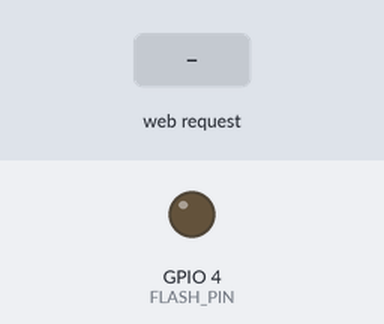
A sketch run on a simulated ESP32. Parts: output pins drawn as LEDs (lit = HIGH). Inputs (shaded band) come from the test bench. WiFi joins after 1.5 s; servers stay silent unless stated; storage starts empty; EEPROM starts erased; the camera gives no picture; what the sketch prints to the serial monitor is not drawn.

Above: at 3.1 s.
3.2 s: HTTP request GET /capture received
At 3.26 s:
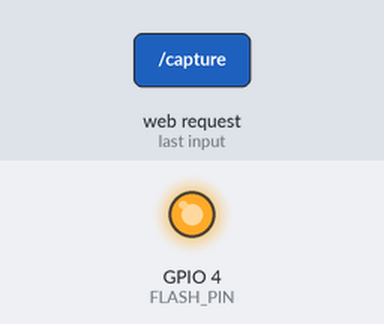
4.8 s: HTTP request GET /stream received
Timing chart, 0 to 7.8 s (numbered marks = the images above; inputs shaded):
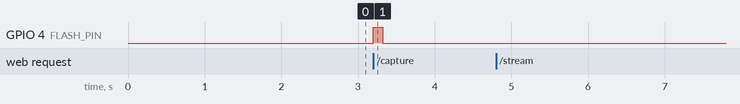

The sketch:

stream_sd.ino
```cpp
#include "esp_camera.h"
#include <WiFi.h>
#include <WebServer.h>
#include "FS.h"                // File system
#include "SD_MMC.h"            // SD card (MMC interface)
#include <Preferences.h>       // Persistent storage for picture counter

/* WiFi credentials */
#define WIFI_SSID "Realme 8 5G"
#define WIFI_PASS "0987654321"

/* Web server on port 80 */
WebServer server(80);

/* Flash LED pin */
#define FLASH_PIN 4

/* Camera pins - AI Thinker ESP32-CAM */
#define PWDN_GPIO_NUM     32
#define RESET_GPIO_NUM    -1
#define XCLK_GPIO_NUM      0
#define SIOD_GPIO_NUM     26
#define SIOC_GPIO_NUM     27
#define Y9_GPIO_NUM       35
#define Y8_GPIO_NUM       34
#define Y7_GPIO_NUM       39
#define Y6_GPIO_NUM       36
#define Y5_GPIO_NUM       21
#define Y4_GPIO_NUM       19
#define Y3_GPIO_NUM       18
#define Y2_GPIO_NUM        5
#define VSYNC_GPIO_NUM    25
#define HREF_GPIO_NUM     23
#define PCLK_GPIO_NUM     22

/* Global variables */
Preferences prefs;
unsigned long pictureNumber = 0;  // Counter for saved photos

/* ================= HTML UI ================= */
String getHTML() {
  return R"rawliteral(
<!DOCTYPE html>
<html>
<head>
<meta name="viewport" content="width=device-width, initial-scale=1">
<style>
body{margin:0;font-family:'Segoe UI',sans-serif;background:linear-gradient(135deg,#0f2027,#203a43,#2c5364);color:white;text-align:center;}
.card{background:rgba(255,255,255,0.05);backdrop-filter:blur(10px);margin:15px;padding:15px;border-radius:15px;box-shadow:0 0 20px rgba(0,0,0,0.3);}
img{width:100%;max-width:380px;border-radius:12px;border:2px solid #00ffc8;}
button{padding:14px 25px;font-size:18px;background:linear-gradient(45deg,#00ffc8,#00aaff);color:black;border:none;border-radius:30px;cursor:pointer;transition:0.3s;font-weight:bold;}
button:hover{transform:scale(1.05);box-shadow:0 0 15px #00ffc8;}
h2{color:#00ffc8;font-size:28px;margin:15px 0;}
#status{margin-top:10px;color:#00ffcc;}
</style>
</head>

<body>

<h2>SURVEILLANCE VIEW</h2>

<div class="card">
  <h3>Live Stream</h3>
  <img src="/stream">
</div>

<div class="card">
  <button onclick="capture()">Capture & Save Image</button>
  <p id="status">Ready</p>
</div>

<div class="card">
  <h3>Captured Image</h3>
  <img id="cap" src="">
</div>

<script>
function capture(){
  document.getElementById("status").innerHTML = "Capturing & Saving...";

  const ts = Date.now();
  document.getElementById("cap").src = "/capture?t=" + ts;

  setTimeout(() => {
    document.getElementById("status").innerHTML = "Image Captured & Saved";
  }, 800);
}
</script>

</body>
</html>
)rawliteral";
}

/* ================= MJPEG STREAM (single client - blocking) ================= */
void handleStream() {
  WiFiClient client = server.client();
  client.println("HTTP/1.1 200 OK");
  client.println("Content-Type: multipart/x-mixed-replace; boundary=frame");
  client.println();

  while (client.connected()) {
    camera_fb_t *fb = esp_camera_fb_get();
    if (!fb) {
      Serial.println("Stream frame capture failed");
      continue;
    }

    client.println("--frame");
    client.println("Content-Type: image/jpeg");
    client.println("Content-Length: " + String(fb->len));
    client.println();
    client.write(fb->buf, fb->len);
    client.println();

    esp_camera_fb_return(fb);
    delay(30);  // Adjust for smoother/faster stream (20-100 ms)
  }
  Serial.println("Stream client disconnected");
}

/* ================= CAPTURE + FLASH + SAVE TO SD ================= */
void handleCapture() {
  digitalWrite(FLASH_PIN, HIGH);
  delay(120);
  digitalWrite(FLASH_PIN, LOW);

  camera_fb_t *fb = esp_camera_fb_get();
  if (!fb) {
    Serial.println("Capture failed - fb NULL");
    server.send(500, "text/plain", "Camera capture failed");
    return;
  }

  Serial.printf("Captured frame - size: %u bytes\n", fb->len);

  // ------------------- SAVE TO SD -------------------
  if (SD_MMC.cardType() != CARD_NONE) {
    pictureNumber++;
    String path = "/pic_" + String(pictureNumber) + ".jpg";

    File file = SD_MMC.open(path.c_str(), FILE_WRITE);
    if (!file) {
      Serial.println("Failed to open file on SD for writing");
    } else {
      size_t written = file.write(fb->buf, fb->len);
      Serial.printf("Saved to SD: %s  |  Bytes written: %u / %u\n", path.c_str(), written, fb->len);
      file.close();

      // Persist counter
      prefs.putULong("picNum", pictureNumber);
    }
  } else {
    Serial.println("No SD card detected - photo NOT saved");
  }
  // ------------------- END SAVE -------------------

  // Send fresh image to browser
  server.sendHeader("Cache-Control", "no-cache, no-store, must-revalidate");
  server.sendHeader("Pragma", "no-cache");
  server.send_P(200, "image/jpeg", (const char*)fb->buf, fb->len);

  esp_camera_fb_return(fb);
}

/* ================= ROOT PAGE ================= */
void handleRoot() {
  server.send(200, "text/html", getHTML());
}

/* ================= CAMERA INIT ================= */
void startCamera() {
  camera_config_t config;
  config.ledc_channel = LEDC_CHANNEL_0;
  config.ledc_timer   = LEDC_TIMER_0;
  config.pin_d0       = Y2_GPIO_NUM;
  config.pin_d1       = Y3_GPIO_NUM;
  config.pin_d2       = Y4_GPIO_NUM;
  config.pin_d3       = Y5_GPIO_NUM;
  config.pin_d4       = Y6_GPIO_NUM;
  config.pin_d5       = Y7_GPIO_NUM;
  config.pin_d6       = Y8_GPIO_NUM;
  config.pin_d7       = Y9_GPIO_NUM;
  config.pin_xclk     = XCLK_GPIO_NUM;
  config.pin_pclk     = PCLK_GPIO_NUM;
  config.pin_vsync    = VSYNC_GPIO_NUM;
  config.pin_href     = HREF_GPIO_NUM;
  config.pin_sscb_sda = SIOD_GPIO_NUM;
  config.pin_sscb_scl = SIOC_GPIO_NUM;
  config.pin_pwdn     = PWDN_GPIO_NUM;
  config.pin_reset    = RESET_GPIO_NUM;
  config.xclk_freq_hz = 20000000;
  config.pixel_format = PIXFORMAT_JPEG;

  // Start small for stability - change to FRAMESIZE_VGA or SVGA if PSRAM present
  config.frame_size   = FRAMESIZE_QVGA;   // 320x240 good balance
  config.jpeg_quality = 20;               // 10-63 (lower = better quality, bigger size)
  config.fb_count     = 2;
  config.grab_mode    = CAMERA_GRAB_LATEST;

  esp_err_t err = esp_camera_init(&config);
  if (err != ESP_OK) {
    Serial.printf("Camera init failed with error 0x%x\n", err);
    while (true) delay(1000);  // Halt
  }

  // Optional: sensor tweaks (brightness, contrast, etc.)
  sensor_t *s = esp_camera_sensor_get();
  s->set_brightness(s, 0);     // -2 to 2
  s->set_contrast(s, 0);       // -2 to 2
  s->set_saturation(s, 0);     // -2 to 2
  s->set_whitebal(s, 1);       // auto white balance
}

/* ================= SETUP ================= */
void setup() {
  Serial.begin(115200);
  delay(100);
  Serial.println("\nESP32-CAM Starting...");

  pinMode(FLASH_PIN, OUTPUT);
  digitalWrite(FLASH_PIN, LOW);

  // WiFi
  WiFi.begin(WIFI_SSID, WIFI_PASS);
  WiFi.setSleep(false);
  while (WiFi.status() != WL_CONNECTED) {
    delay(500);
    Serial.print(".");
  }
  Serial.println("\nWiFi connected");
  Serial.print("IP address: http://");
  Serial.println(WiFi.localIP());

  // SD card
  if (!SD_MMC.begin()) {
    Serial.println("SD Card Mount Failed");
  } else {
    uint8_t cardType = SD_MMC.cardType();
    if (cardType == CARD_NONE) {
      Serial.println("No SD card attached");
    } else {
      Serial.print("SD Card Type: ");
      if (cardType == CARD_MMC)      Serial.println("MMC");
      else if (cardType == CARD_SD)   Serial.println("SDSC");
      else if (cardType == CARD_SDHC) Serial.println("SDHC");
      else                            Serial.println("UNKNOWN");
      uint64_t cardSize = SD_MMC.cardSize() / (1024 * 1024);
      Serial.printf("SD Card Size: %llu MB\n", cardSize);
    }
  }

  // Load picture counter from NVS
  prefs.begin("cam", false);
  pictureNumber = prefs.getULong("picNum", 0);
  Serial.printf("Next picture number: %lu\n", pictureNumber + 1);

  // Camera
  startCamera();

  // Server routes
  server.on("/", handleRoot);
  server.on("/stream", handleStream);
  server.on("/capture", handleCapture);

  server.begin();
  Serial.println("Web server started");
}

/* ================= LOOP ================= */
void loop() {
  server.handleClient();
  delay(1);  // Allow background tasks
}
```

Measured:
- after the input at 3.2 s, GPIO 4 (FLASH_PIN): LOW → HIGH at once, → LOW 0.12 s later
- after the input at 4.8 s, every drawn part: stays the same
